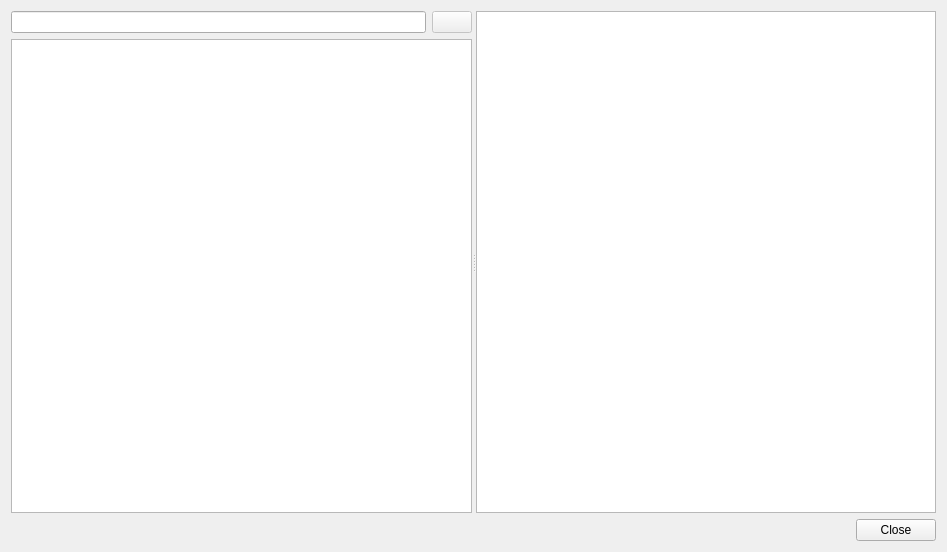
<?xml version="1.0" encoding="UTF-8"?>
<ui version="4.0">
 <class>HelpWindow</class>
 <widget class="QDialog" name="HelpWindow">
  <property name="geometry">
   <rect>
    <x>0</x>
    <y>0</y>
    <width>947</width>
    <height>552</height>
   </rect>
  </property>
  <property name="windowTitle">
   <string>Pages d'aide</string>
  </property>
  <property name="windowIcon">
   <iconset>
    <normaloff>media/icon_16.png</normaloff>media/icon_16.png</iconset>
  </property>
  <layout class="QVBoxLayout" name="verticalLayout">
   <item>
    <widget class="QSplitter" name="splitter">
     <property name="orientation">
      <enum>Qt::Horizontal</enum>
     </property>
     <widget class="QWidget" name="verticalLayoutWidget">
      <layout class="QVBoxLayout" name="verticalLayout_3">
       <item>
        <layout class="QHBoxLayout" name="horizontalLayout">
         <item>
          <widget class="QLineEdit" name="textSearch">
           <property name="clearButtonEnabled">
            <bool>false</bool>
           </property>
          </widget>
         </item>
         <item>
          <widget class="QPushButton" name="btnClear">
           <property name="enabled">
            <bool>false</bool>
           </property>
           <property name="text">
            <string/>
           </property>
           <property name="icon">
            <iconset>
             <normaloff>media/delete.png</normaloff>media/delete.png</iconset>
           </property>
          </widget>
         </item>
        </layout>
       </item>
       <item>
        <widget class="QTreeWidget" name="listFuncs">
         <property name="animated">
          <bool>true</bool>
         </property>
         <property name="headerHidden">
          <bool>true</bool>
         </property>
         <column>
          <property name="text">
           <string notr="true">1</string>
          </property>
         </column>
        </widget>
       </item>
      </layout>
     </widget>
     <widget class="QTextBrowser" name="textBrowser"/>
    </widget>
   </item>
   <item>
    <widget class="QDialogButtonBox" name="buttonBox">
     <property name="orientation">
      <enum>Qt::Horizontal</enum>
     </property>
     <property name="standardButtons">
      <set>QDialogButtonBox::Close</set>
     </property>
     <property name="centerButtons">
      <bool>false</bool>
     </property>
    </widget>
   </item>
  </layout>
 </widget>
 <resources/>
 <connections>
  <connection>
   <sender>buttonBox</sender>
   <signal>accepted()</signal>
   <receiver>HelpWindow</receiver>
   <slot>accept()</slot>
   <hints>
    <hint type="sourcelabel">
     <x>227</x>
     <y>534</y>
    </hint>
    <hint type="destinationlabel">
     <x>157</x>
     <y>274</y>
    </hint>
   </hints>
  </connection>
  <connection>
   <sender>buttonBox</sender>
   <signal>rejected()</signal>
   <receiver>HelpWindow</receiver>
   <slot>reject()</slot>
   <hints>
    <hint type="sourcelabel">
     <x>295</x>
     <y>540</y>
    </hint>
    <hint type="destinationlabel">
     <x>286</x>
     <y>274</y>
    </hint>
   </hints>
  </connection>
 </connections>
</ui>
